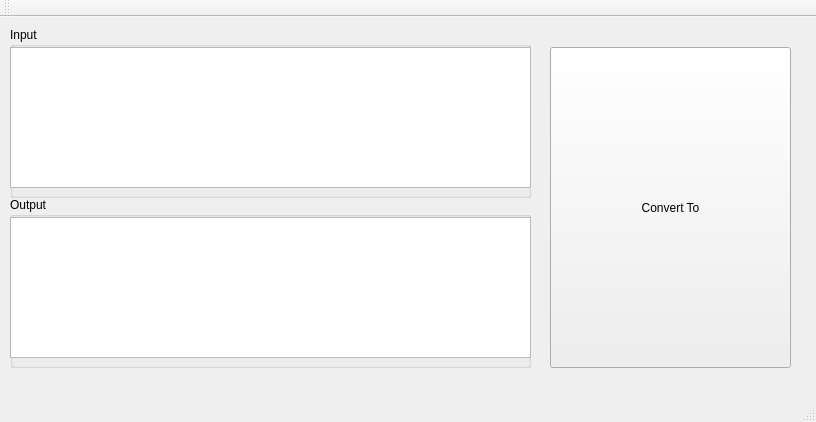
<?xml version="1.0" encoding="UTF-8"?>
<ui version="4.0">
 <class>MainWindow</class>
 <widget class="QMainWindow" name="MainWindow">
  <property name="geometry">
   <rect>
    <x>0</x>
    <y>0</y>
    <width>816</width>
    <height>422</height>
   </rect>
  </property>
  <property name="windowTitle">
   <string>convert params string to dict object</string>
  </property>
  <widget class="QWidget" name="centralWidget">
   <widget class="QPushButton" name="pushButton">
    <property name="geometry">
     <rect>
      <x>550</x>
      <y>30</y>
      <width>241</width>
      <height>321</height>
     </rect>
    </property>
    <property name="text">
     <string>Convert To</string>
    </property>
   </widget>
   <widget class="QGroupBox" name="groupBox">
    <property name="geometry">
     <rect>
      <x>10</x>
      <y>10</y>
      <width>521</width>
      <height>171</height>
     </rect>
    </property>
    <property name="title">
     <string>Input</string>
    </property>
    <widget class="QTextEdit" name="textEdit_input">
     <property name="geometry">
      <rect>
       <x>0</x>
       <y>20</y>
       <width>521</width>
       <height>141</height>
      </rect>
     </property>
    </widget>
   </widget>
   <widget class="QGroupBox" name="groupBox_2">
    <property name="geometry">
     <rect>
      <x>10</x>
      <y>180</y>
      <width>521</width>
      <height>171</height>
     </rect>
    </property>
    <property name="title">
     <string>Output</string>
    </property>
    <widget class="QTextEdit" name="textEdit_output">
     <property name="geometry">
      <rect>
       <x>0</x>
       <y>20</y>
       <width>521</width>
       <height>141</height>
      </rect>
     </property>
    </widget>
   </widget>
  </widget>
  <widget class="QMenuBar" name="menuBar">
   <property name="geometry">
    <rect>
     <x>0</x>
     <y>0</y>
     <width>816</width>
     <height>23</height>
    </rect>
   </property>
  </widget>
  <widget class="QToolBar" name="mainToolBar">
   <attribute name="toolBarArea">
    <enum>TopToolBarArea</enum>
   </attribute>
   <attribute name="toolBarBreak">
    <bool>false</bool>
   </attribute>
  </widget>
  <widget class="QStatusBar" name="statusBar"/>
 </widget>
 <layoutdefault spacing="6" margin="11"/>
 <resources/>
 <connections/>
</ui>
